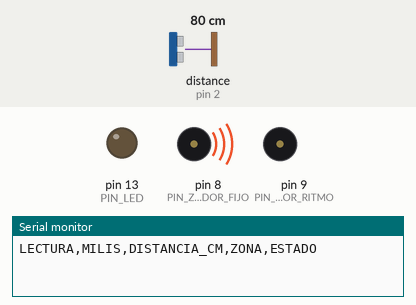
Recording of a sketch running on a simulated Arduino Uno, built with avr-gcc and run on an emulated ATmega328P. Shown: output pins drawn as LEDs (lit = HIGH), buzzer (waves = sounding, pin HIGH), the last lines printed to the serial monitor. Wiring (inferred from the names in the program): ultrasonic range finder: trigger pin 3; echo pin 2. Dashed ring = blinking. The inputs (shaded band) are chosen by the test bench; at power-on: distance to the obstacle (sensor on pin 2) 80 cm. The echo pulse lasts 58.3 µs per cm; pins used as bus, display or sensor lines are not drawn.

Above: at 0.1 s.
1.3 s: distance to the obstacle (sensor on pin 2) set to 12 cm
At 2.2 s:
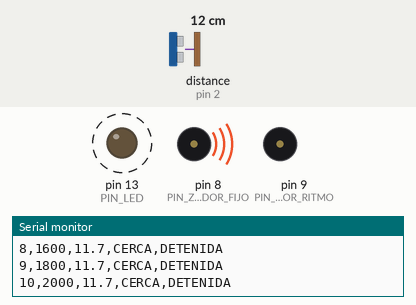
4.3 s: distance to the obstacle (sensor on pin 2) set to 9 cm
At 4.8 s:
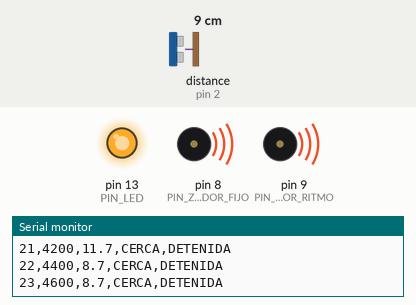
5.8 s: distance to the obstacle (sensor on pin 2) set to 120 cm
At 7.2 s:
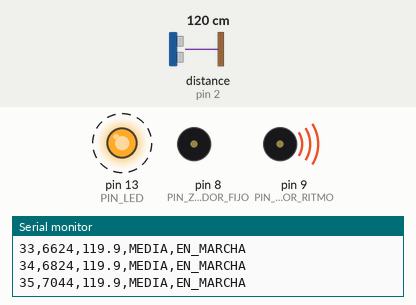
8.8 s: distance to the obstacle (sensor on pin 2) set to 109 cm
10.5 s: distance to the obstacle (sensor on pin 2) set to 101 cm
At 13.4 s:
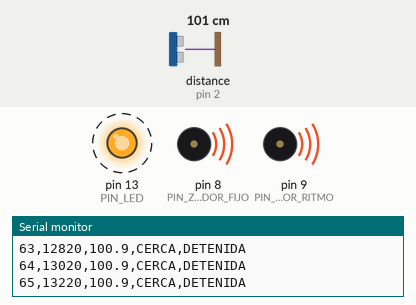
13.5 s: distance to the obstacle (sensor on pin 2) set to 4 cm
At 14.4 s:
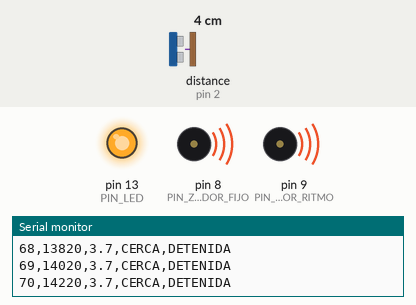
Timing chart, 0 to 16.0 s (numbered marks = the images above; inputs shaded):
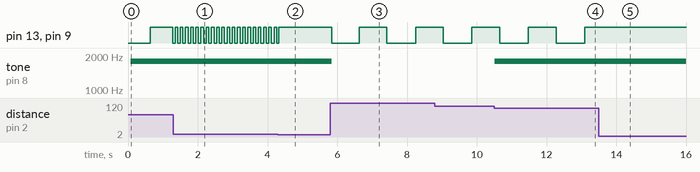

The sketch:

firmware_arduino.ino
```cpp
/*
  ============================================================================
  Telemetria por puerto serie  -  firmware de la placa
  ============================================================================
  Autor : Cristian Carrera
  Placa : Elegoo UNO R3 (compatible Arduino UNO)

  Se uso asistencia de IA (Claude) para depurar y documentar. El montaje, la
  calibracion y las pruebas sobre la placa son propios.

  La parte 2 es el programa lector, escrito en Python, que esta en la carpeta
  de al lado: lector_distancia.py

  ============================================================================
  EL OBJETIVO
  ============================================================================
  La idea de partida era esta: "SALIR de
  Arduino... que desde otro lenguaje leas por el puerto lo que el sensa".
  Y en vez de empezar de cero, convertir uno de los proyectos ya hechos.

  Asi que aqui NO se monta nada nuevo. Se reutiliza tal cual el montaje de la
  proyecto del sensor de distancia -con sus dos zumbadores- y lo que se
  agrega es que la placa, ademas de avisar por sonido, PUBLIQUE cada lectura
  por el puerto serie para que otro programa la reciba.

  Ni un solo cable cambia de sitio.

  ============================================================================
  POR QUE ESTO TIENE SENTIDO Y NO ES UN CAPRICHO
  ============================================================================
  Un microcontrolador es buenisimo midiendo el mundo fisico en tiempo real,
  pero es pesimo guardando historicos y analizando: el UNO tiene 2 KB de RAM.
  Una computadora es justo al reves.

  La division natural del trabajo es entonces:

        Arduino  ->  sensa y avisa      (tiempo real, pegado al hardware)
        Python   ->  recibe, guarda, analiza y grafica

  Y ademas es un caso de PROGRAMACION DISTRIBUIDA: dos programas, en dos
  maquinas distintas, que no comparten memoria y se coordinan solo por
  mensajes. Es el tercer escalon del tema:

        Secuencial  -> una instruccion tras otra
        Concurrente -> varias tareas intercaladas en un nucleo   (el loop)
        Paralelo    -> varias a la vez en varios nucleos          (aqui no)
        Distribuido -> en MAQUINAS distintas, por mensajes        (esto)

  ============================================================================
  INVESTIGACION PREVIA 1: COMO SE COMUNICA ARDUINO CON UNA COMPUTADORA
  ============================================================================
  El UNO R3 no tiene WiFi ni Bluetooth. Su via es el PUERTO SERIE, el mismo
  cable USB con el que se le carga el programa.

  Por dentro del cable, el ATmega328P habla UART: manda los bits de uno en
  uno por un solo hilo. Una computadora moderna no tiene puerto serie fisico,
  asi que en la placa hay un segundo chip que traduce UART a USB. En el UNO
  original es un ATmega16U2; en los clones y en muchos Elegoo es un CH340,
  que suele necesitar su driver aparte.

  El sistema operativo ve el resultado como un PUERTO COM, y cualquier
  lenguaje que sepa abrir ese puerto puede leer lo que la placa escriba.

  LOS BAUDIOS. Serial.begin(9600) fija la velocidad en 9600 bits por segundo.
  No hay negociacion automatica: los dos lados TIENEN que usar el mismo
  numero. Si no coinciden, no llega basura parcial: llega basura entera.

  ============================================================================
  INVESTIGACION PREVIA 2: POR QUE CSV Y NO TEXTO BONITO
  ============================================================================
  La placa podria mandar "Distancia: 45.2 cm", que se lee muy bien. El
  problema es que del otro lado hay un programa, no una persona, y tendria
  que ponerse a recortar cadenas para sacar el numero.

  Por eso se manda CSV: los valores separados por comas, uno por linea.

        LECTURA,MILIS,DISTANCIA_CM,ZONA,ESTADO
        1,2431,45.2,CERCA,DETENIDA

  Es el formato mas simple que Python entiende de una, y ademas se abre tal
  cual en Excel. La primera linea es la CABECERA: dice como se llama cada
  columna, para que el lector no dependa del orden.

  Cuando no hay eco se manda -1 en la distancia. Se eligio un valor imposible
  en vez de dejar el campo vacio, porque un campo vacio descoloca las comas.

  ============================================================================
  INVESTIGACION PREVIA 3: EL AUTO-RESET, QUE SORPRENDE A TODO EL MUNDO
  ============================================================================
  Al abrir el puerto desde la computadora, la señal DTR REINICIA la placa.
  O sea que el Arduino arranca de cero justo cuando Python se conecta.

  Eso tiene dos consecuencias:

    1. El lector tiene que esperar un par de segundos antes de fiarse de lo
       que llega, o recibira lineas cortadas por la mitad.
    2. El contador de lecturas siempre empieza en 1 en cada sesion, y millis()
       tambien empieza en 0. Es lo esperado, no un fallo.

  ============================================================================
  INVESTIGACION PREVIA 4: ESTRUCTURAS DE CONTROL
  ============================================================================
    if / else if -> decide por RANGOS. Clasifica la distancia en zonas y decide
                    si toca enviar por el puerto.
    switch       -> elige entre VALORES discretos. Actua sobre la zona ya
                    calculada y la traduce al texto que viaja en el CSV.
    for          -> repite un numero CONOCIDO de veces: las tres lecturas del
                    sensor con las que se calcula la mediana.
    while        -> en el sketch no hay ninguno, a proposito: bloquearia la
                    placa. Donde si aparece, y es su sitio natural, es en los
                    dos lectores del otro lado: el bucle que escucha el puerto
                    es un while en Python y otro en C#. Tiene sentido, porque
                    alli no se sabe cuantas lineas van a llegar, y esperar no
                    cuesta nada: esa maquina no tiene un sensor que atender.

  ============================================================================
  INVESTIGACION PREVIA 5: SOPORTA ARDUINO HILOS O TAREAS?
  ============================================================================
  Hilos reales NO. El ATmega328P tiene un solo nucleo y no lleva sistema
  operativo ni planificador, asi que no hay nada que reparta el tiempo entre
  hilos.

  Concurrencia SI, y es lo que hace este programa. Hay que separar tres cosas:

    Secuencial  -> una instruccion tras otra, bloqueando
    Concurrente -> varias tareas PROGRESAN INTERCALADAS   (si, con millis)
    Paralelo    -> varias tareas se ejecutan A LA VEZ     (no: un solo nucleo)

  Aqui el loop() no hace trabajo: reparte turnos. Cada tarea mira el reloj y,
  si aun no le toca, devuelve el control enseguida. Asi la medicion, el sonido
  y el envio por el puerto avanzan como si fueran independientes.

  Y aqui aparece un cuarto escalon:

    Distribuido -> tareas en MAQUINAS distintas, coordinadas por mensajes

  Que es exactamente lo que son la placa y la computadora: dos programas que no
  comparten memoria y solo se hablan por el puerto serie.


  ============================================================================
  MONTAJE - el mismo de sensor_distancia, sin tocar nada
  ============================================================================
     HC-SR04                 Arduino
       VCC ---------------->   5V
       GND ---------------->   GND
       TRIG --------------->   pin 3
       ECHO --------------->   pin 2

     Zumbador de RITMO       Arduino
       + (larga) ---------->   pin 9
       - (corta) ---------->   GND

     Zumbador FIJO           Arduino
       + (larga) ---------->   pin 8
       - (corta) ---------->   GND

  Y el cable USB, que ademas de alimentar la placa es por donde viajan los
  datos hasta Python.
  ============================================================================
*/

// ---------------------------------------------------------------------------
// Mapa de pines - identico al de sensor_distancia
// ---------------------------------------------------------------------------
const int PIN_ECHO = 2;
const int PIN_TRIG = 3;

const int PIN_ZUMBADOR_RITMO = 9;   // pita mas rapido cuanto mas cerca
const int PIN_ZUMBADOR_FIJO  = 8;   // tono continuo cuando hay que PARAR

const int PIN_LED = 13;             // LED de la placa, con su resistencia

// ---------------------------------------------------------------------------
// Tipo de cada zumbador (ver sensor_distancia).
// En el UNO tone() solo suena en un pin a la vez: los dos no pueden ser
// pasivos.
// ---------------------------------------------------------------------------
const bool RITMO_ES_PASIVO = false;
const bool FIJO_ES_PASIVO  = true;

// Poner en false para capturar datos en silencio, si el pitido molesta al
// grabar el video. La medicion y el envio siguen igual.
const bool SONIDO_ACTIVO = true;

// ---------------------------------------------------------------------------
// Umbrales, derivados del alcance del sensor
// ---------------------------------------------------------------------------
const float DISTANCIA_MAXIMA = 400.0;                  // cm, hoja de datos
const float UMBRAL_LEJOS  = DISTANCIA_MAXIMA * 0.50;   // 200 cm
const float UMBRAL_MEDIO  = DISTANCIA_MAXIMA * 0.26;   // 104 cm
const float UMBRAL_MINIMO = 2.0;                       // el sensor no baja de 2

const float DISTANCIA_CONTINUO =  10.0;
const float DISTANCIA_AVISO    = 100.0;
const unsigned long INTERVALO_MIN =  60;
const unsigned long INTERVALO_MAX = 800;

const unsigned long TIEMPO_LIMITE_ECO = 25000UL;

// ---------------------------------------------------------------------------
// Ritmos. Ningun delay() dentro del loop.
// ---------------------------------------------------------------------------
const unsigned long PERIODO_MEDICION = 60;    // el HC-SR04 necesita >= 50 ms
const unsigned long PERIODO_ENVIO    = 200;   // 5 lineas por segundo

const int TONO_PITIDO = 1000;
const int TONO_PARADA = 1800;

// ---------------------------------------------------------------------------
enum Zona { FUERA_DE_RANGO, ZONA_LEJANA, ZONA_MEDIA, ZONA_CERCANA };

// ---------------------------------------------------------------------------
float distancia  = -1.0;
Zona  zonaActual = FUERA_DE_RANGO;
bool  enMarcha   = false;
bool  sonando    = false;

unsigned long intervaloActual = INTERVALO_MAX;
unsigned long numeroLectura   = 0;

unsigned long tMedicion = 0;
unsigned long tPitido   = 0;
unsigned long tEnvio    = 0;

// ===========================================================================
void setup() {
  Serial.begin(9600);

  pinMode(PIN_TRIG,           OUTPUT);
  pinMode(PIN_ECHO,           INPUT);
  pinMode(PIN_LED,            OUTPUT);
  pinMode(PIN_ZUMBADOR_RITMO, OUTPUT);
  pinMode(PIN_ZUMBADOR_FIJO,  OUTPUT);

  digitalWrite(PIN_TRIG, LOW);

  // La CABECERA va primero y una sola vez. Python la usa para saber como se
  // llama cada columna, en vez de fiarse del orden.
  Serial.println(F("LECTURA,MILIS,DISTANCIA_CM,ZONA,ESTADO"));
}

// ---------------------------------------------------------------------------
void loop() {
  unsigned long ahora = millis();

  tareaMedirDistancia(ahora);
  tareaSonido(ahora);
  tareaEnviar(ahora);
}

// ===========================================================================
// TAREA 1 - Medir y clasificar
// ===========================================================================
void tareaMedirDistancia(unsigned long ahora) {
  if (ahora - tMedicion < PERIODO_MEDICION) return;
  tMedicion = ahora;

  distancia  = medirDistanciaFiltrada();
  zonaActual = clasificarZona(distancia);
  intervaloActual = intervaloPorDistancia(distancia);

  enMarcha = (zonaActual == ZONA_LEJANA || zonaActual == ZONA_MEDIA);
}

// ---------------------------------------------------------------------------
float medirDistanciaCruda() {
  digitalWrite(PIN_TRIG, LOW);
  delayMicroseconds(2);
  digitalWrite(PIN_TRIG, HIGH);
  delayMicroseconds(10);
  digitalWrite(PIN_TRIG, LOW);

  unsigned long duracion = pulseIn(PIN_ECHO, HIGH, TIEMPO_LIMITE_ECO);
  if (duracion == 0) return -1.0;

  return (duracion / 29.1) / 2.0;      // el /2 es por la ida y la vuelta
}

// ---------------------------------------------------------------------------
// Mediana de tres, no promedio: una lectura disparatada del sensor arruinaria
// el promedio, pero al ordenar tres valores el raro se queda en un borde.
// ---------------------------------------------------------------------------
float medirDistanciaFiltrada() {
  float m[3];
  for (int i = 0; i < 3; i++) {
    m[i] = medirDistanciaCruda();
    delayMicroseconds(500);
  }
  if (m[0] > m[1]) intercambiar(m[0], m[1]);
  if (m[1] > m[2]) intercambiar(m[1], m[2]);
  if (m[0] > m[1]) intercambiar(m[0], m[1]);
  return m[1];
}

void intercambiar(float &a, float &b) { float t = a; a = b; b = t; }

// ---------------------------------------------------------------------------
Zona clasificarZona(float d) {
  if (d < UMBRAL_MINIMO)  return FUERA_DE_RANGO;
  if (d > UMBRAL_LEJOS)   return ZONA_LEJANA;
  if (d > UMBRAL_MEDIO)   return ZONA_MEDIA;
  return ZONA_CERCANA;
}

// ---------------------------------------------------------------------------
unsigned long intervaloPorDistancia(float d) {
  if (d < UMBRAL_MINIMO)        return INTERVALO_MAX;
  if (d <= DISTANCIA_CONTINUO)  return 0;
  if (d >= DISTANCIA_AVISO)     return INTERVALO_MAX;
  float t = (d - DISTANCIA_CONTINUO) / (DISTANCIA_AVISO - DISTANCIA_CONTINUO);
  return INTERVALO_MIN + (unsigned long)(t * (INTERVALO_MAX - INTERVALO_MIN));
}

// ===========================================================================
// TAREA 2 - Los dos zumbadores y el LED (igual que en sensor_distancia)
// ===========================================================================
void tareaSonido(unsigned long ahora) {
  if (!SONIDO_ACTIVO) return;

  // Zumbador FIJO: la orden de parar. No pulsa nunca.
  if (enMarcha || zonaActual == FUERA_DE_RANGO) callarFijo(); else sonarFijo();

  // Zumbador de RITMO: a que distancia estamos.
  if (zonaActual == FUERA_DE_RANGO) {
    digitalWrite(PIN_LED, LOW);
    callarRitmo();
    sonando = false;
    return;
  }

  if (intervaloActual == 0) {          // tan cerca que ya no se interrumpe
    digitalWrite(PIN_LED, HIGH);
    sonarRitmo();
    sonando = true;
    return;
  }

  if (ahora - tPitido >= intervaloActual) {
    tPitido = ahora;
    sonando = !sonando;
    digitalWrite(PIN_LED, sonando);
    if (sonando) sonarRitmo(); else callarRitmo();
  }
}

void sonarEn(int pin, bool esPasivo, int frecuencia) {
  if (esPasivo) tone(pin, frecuencia); else digitalWrite(pin, HIGH);
}
void callarEn(int pin, bool esPasivo) {
  if (esPasivo) noTone(pin); else digitalWrite(pin, LOW);
}

void sonarRitmo()  { sonarEn(PIN_ZUMBADOR_RITMO, RITMO_ES_PASIVO, TONO_PITIDO); }
void callarRitmo() { callarEn(PIN_ZUMBADOR_RITMO, RITMO_ES_PASIVO); }
void sonarFijo()   { sonarEn(PIN_ZUMBADOR_FIJO, FIJO_ES_PASIVO, TONO_PARADA); }
void callarFijo()  { callarEn(PIN_ZUMBADOR_FIJO, FIJO_ES_PASIVO); }

// ===========================================================================
// TAREA 3 - Publicar la lectura por el puerto serie
//
// Esta es la tarea que da sentido a la practica: es la que hace que los datos
// salgan de la placa y esten disponibles para otro lenguaje.
// ===========================================================================
void tareaEnviar(unsigned long ahora) {
  if (ahora - tEnvio < PERIODO_ENVIO) return;
  tEnvio = ahora;

  numeroLectura++;

  Serial.print(numeroLectura);   Serial.print(',');
  Serial.print(ahora);           Serial.print(',');
  Serial.print(distancia, 1);    Serial.print(',');   // -1.0 si no hubo eco
  Serial.print(nombreZona(zonaActual));  Serial.print(',');
  Serial.println(enMarcha ? F("EN_MARCHA") : F("DETENIDA"));
}

// Sin espacios ni acentos: son valores de un CSV, no texto para leer.
const __FlashStringHelper *nombreZona(Zona z) {
  switch (z) {
    case ZONA_LEJANA:  return F("LEJOS");
    case ZONA_MEDIA:   return F("MEDIA");
    case ZONA_CERCANA: return F("CERCA");
    default:           return F("SIN_ECO");
  }
}
```

Measured:
- the behaviour switches between 11 and 10 cm on distance to the obstacle (sensor on pin 2) (found by bisection; images 1 and 2)
- the behaviour switches between 105 and 104 cm on distance to the obstacle (sensor on pin 2) (found by bisection; images 3 and 4)
- after the input at 1.3 s, pin 13 (PIN_LED), pin 9 (PIN_ZUMBADOR_RITMO): alternates HIGH for 0.07 s and LOW for 0.07 s, starting after 0.05 s
- after the input at 4.3 s, pin 13 (PIN_LED), pin 9 (PIN_ZUMBADOR_RITMO): goes on until 4.3 s, then stays HIGH
- after the input at 5.8 s, pin 13 (PIN_LED), pin 9 (PIN_ZUMBADOR_RITMO): alternates HIGH for 0.80 s and LOW for 0.80 s, starting at once; tone on pin 8 (PIN_ZUMBADOR_FIJO): 1800 Hz → silent at once
- after the input at 10.5 s, tone on pin 8 (PIN_ZUMBADOR_FIJO): silent → 1800 Hz at once
- after the input at 13.5 s, pin 13 (PIN_LED), pin 9 (PIN_ZUMBADOR_RITMO): stays HIGH (without the input it goes to LOW after 0.40 s)
